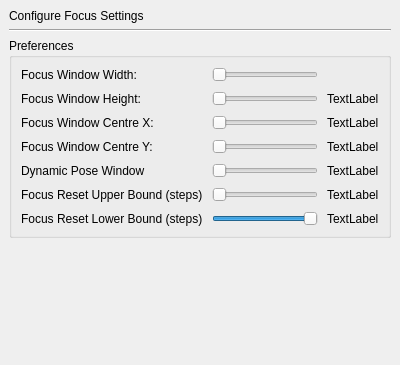
<?xml version="1.0" encoding="UTF-8"?>
<ui version="4.0">
 <class>SettingsDialogFocus</class>
 <widget class="QWidget" name="SettingsDialogFocus">
  <property name="geometry">
   <rect>
    <x>0</x>
    <y>0</y>
    <width>400</width>
    <height>365</height>
   </rect>
  </property>
  <property name="sizePolicy">
   <sizepolicy hsizetype="MinimumExpanding" vsizetype="MinimumExpanding">
    <horstretch>0</horstretch>
    <verstretch>0</verstretch>
   </sizepolicy>
  </property>
  <property name="windowTitle">
   <string>Form</string>
  </property>
  <layout class="QVBoxLayout">
   <property name="spacing">
    <number>6</number>
   </property>
   <property name="margin">
    <number>9</number>
   </property>
   <item>
    <widget class="QLabel" name="heading">
     <property name="text">
      <string>Configure Focus Settings</string>
     </property>
     <property name="alignment">
      <set>Qt::AlignLeading|Qt::AlignLeft|Qt::AlignVCenter</set>
     </property>
    </widget>
   </item>
   <item>
    <widget class="Line" name="line">
     <property name="orientation">
      <enum>Qt::Horizontal</enum>
     </property>
    </widget>
   </item>
   <item>
    <widget class="QGroupBox" name="preferencesGroup">
     <property name="title">
      <string>Preferences</string>
     </property>
     <layout class="QGridLayout">
      <item row="0" column="0">
       <layout class="QGridLayout">
        <property name="margin">
         <number>0</number>
        </property>
        <property name="spacing">
         <number>9</number>
        </property>
        <item row="1" column="0">
         <widget class="QLabel" name="languageLabel">
          <property name="text">
           <string>Focus Window Height:</string>
          </property>
         </widget>
        </item>
        <item row="0" column="0">
         <widget class="QLabel" name="colourLabel">
          <property name="text">
           <string>Focus Window Width:</string>
          </property>
         </widget>
        </item>
        <item row="0" column="1">
         <widget class="QSlider" name="focusWindowW">
          <property name="minimum">
           <number>50</number>
          </property>
          <property name="maximum">
           <number>1200</number>
          </property>
          <property name="pageStep">
           <number>10</number>
          </property>
          <property name="orientation">
           <enum>Qt::Horizontal</enum>
          </property>
         </widget>
        </item>
        <item row="1" column="1">
         <widget class="QSlider" name="focusWindowH">
          <property name="minimum">
           <number>50</number>
          </property>
          <property name="maximum">
           <number>800</number>
          </property>
          <property name="orientation">
           <enum>Qt::Horizontal</enum>
          </property>
         </widget>
        </item>
        <item row="2" column="0">
         <widget class="QLabel" name="label">
          <property name="text">
           <string>Focus Window Centre X:</string>
          </property>
         </widget>
        </item>
        <item row="3" column="0">
         <widget class="QLabel" name="label_2">
          <property name="text">
           <string>Focus Window Centre Y:</string>
          </property>
         </widget>
        </item>
        <item row="2" column="1">
         <widget class="QSlider" name="focusWindowX">
          <property name="enabled">
           <bool>false</bool>
          </property>
          <property name="minimum">
           <number>50</number>
          </property>
          <property name="maximum">
           <number>1200</number>
          </property>
          <property name="orientation">
           <enum>Qt::Horizontal</enum>
          </property>
         </widget>
        </item>
        <item row="3" column="1">
         <widget class="QSlider" name="focusWindowY">
          <property name="enabled">
           <bool>false</bool>
          </property>
          <property name="minimum">
           <number>50</number>
          </property>
          <property name="maximum">
           <number>900</number>
          </property>
          <property name="orientation">
           <enum>Qt::Horizontal</enum>
          </property>
         </widget>
        </item>
        <item row="0" column="2">
         <widget class="QLabel" name="label_3">
          <property name="text">
           <string/>
          </property>
         </widget>
        </item>
        <item row="2" column="2">
         <widget class="QLabel" name="label_4">
          <property name="text">
           <string>TextLabel</string>
          </property>
         </widget>
        </item>
        <item row="3" column="2">
         <widget class="QLabel" name="label_5">
          <property name="text">
           <string>TextLabel</string>
          </property>
         </widget>
        </item>
        <item row="1" column="2">
         <widget class="QLabel" name="label_6">
          <property name="text">
           <string>TextLabel</string>
          </property>
         </widget>
        </item>
        <item row="4" column="0">
         <widget class="QLabel" name="label_7">
          <property name="text">
           <string>Dynamic Pose Window</string>
          </property>
         </widget>
        </item>
        <item row="4" column="1">
         <widget class="QSlider" name="dynamicPoseWindow">
          <property name="minimum">
           <number>100</number>
          </property>
          <property name="maximum">
           <number>1000</number>
          </property>
          <property name="orientation">
           <enum>Qt::Horizontal</enum>
          </property>
         </widget>
        </item>
        <item row="4" column="2">
         <widget class="QLabel" name="label_8">
          <property name="text">
           <string>TextLabel</string>
          </property>
         </widget>
        </item>
        <item row="5" column="0">
         <widget class="QLabel" name="label_9">
          <property name="text">
           <string>Focus Reset Upper Bound (steps)</string>
          </property>
         </widget>
        </item>
        <item row="6" column="0">
         <widget class="QLabel" name="label_10">
          <property name="text">
           <string>Focus Reset Lower Bound (steps)</string>
          </property>
         </widget>
        </item>
        <item row="5" column="1">
         <widget class="QSlider" name="focusUpperBound">
          <property name="maximum">
           <number>3200</number>
          </property>
          <property name="orientation">
           <enum>Qt::Horizontal</enum>
          </property>
         </widget>
        </item>
        <item row="6" column="1">
         <widget class="QSlider" name="focusLowerBound">
          <property name="minimum">
           <number>-5500</number>
          </property>
          <property name="maximum">
           <number>0</number>
          </property>
          <property name="orientation">
           <enum>Qt::Horizontal</enum>
          </property>
         </widget>
        </item>
        <item row="5" column="2">
         <widget class="QLabel" name="label_11">
          <property name="text">
           <string>TextLabel</string>
          </property>
         </widget>
        </item>
        <item row="6" column="2">
         <widget class="QLabel" name="label_12">
          <property name="text">
           <string>TextLabel</string>
          </property>
         </widget>
        </item>
       </layout>
      </item>
     </layout>
    </widget>
   </item>
   <item>
    <spacer>
     <property name="orientation">
      <enum>Qt::Vertical</enum>
     </property>
     <property name="sizeHint" stdset="0">
      <size>
       <width>378</width>
       <height>0</height>
      </size>
     </property>
    </spacer>
   </item>
  </layout>
 </widget>
 <resources/>
 <connections>
  <connection>
   <sender>focusWindowW</sender>
   <signal>valueChanged(int)</signal>
   <receiver>label_3</receiver>
   <slot>setNum(int)</slot>
   <hints>
    <hint type="sourcelabel">
     <x>223</x>
     <y>72</y>
    </hint>
    <hint type="destinationlabel">
     <x>269</x>
     <y>73</y>
    </hint>
   </hints>
  </connection>
  <connection>
   <sender>focusWindowH</sender>
   <signal>valueChanged(int)</signal>
   <receiver>label_6</receiver>
   <slot>setNum(int)</slot>
   <hints>
    <hint type="sourcelabel">
     <x>190</x>
     <y>108</y>
    </hint>
    <hint type="destinationlabel">
     <x>277</x>
     <y>102</y>
    </hint>
   </hints>
  </connection>
  <connection>
   <sender>focusWindowX</sender>
   <signal>valueChanged(int)</signal>
   <receiver>label_4</receiver>
   <slot>setNum(int)</slot>
   <hints>
    <hint type="sourcelabel">
     <x>172</x>
     <y>128</y>
    </hint>
    <hint type="destinationlabel">
     <x>277</x>
     <y>133</y>
    </hint>
   </hints>
  </connection>
  <connection>
   <sender>focusWindowY</sender>
   <signal>valueChanged(int)</signal>
   <receiver>label_5</receiver>
   <slot>setNum(int)</slot>
   <hints>
    <hint type="sourcelabel">
     <x>187</x>
     <y>159</y>
    </hint>
    <hint type="destinationlabel">
     <x>286</x>
     <y>164</y>
    </hint>
   </hints>
  </connection>
  <connection>
   <sender>dynamicPoseWindow</sender>
   <signal>valueChanged(int)</signal>
   <receiver>label_8</receiver>
   <slot>setNum(int)</slot>
   <hints>
    <hint type="sourcelabel">
     <x>196</x>
     <y>190</y>
    </hint>
    <hint type="destinationlabel">
     <x>266</x>
     <y>190</y>
    </hint>
   </hints>
  </connection>
  <connection>
   <sender>focusUpperBound</sender>
   <signal>valueChanged(int)</signal>
   <receiver>label_11</receiver>
   <slot>setNum(int)</slot>
   <hints>
    <hint type="sourcelabel">
     <x>204</x>
     <y>221</y>
    </hint>
    <hint type="destinationlabel">
     <x>270</x>
     <y>221</y>
    </hint>
   </hints>
  </connection>
  <connection>
   <sender>focusLowerBound</sender>
   <signal>valueChanged(int)</signal>
   <receiver>label_12</receiver>
   <slot>setNum(int)</slot>
   <hints>
    <hint type="sourcelabel">
     <x>182</x>
     <y>252</y>
    </hint>
    <hint type="destinationlabel">
     <x>271</x>
     <y>252</y>
    </hint>
   </hints>
  </connection>
 </connections>
</ui>
